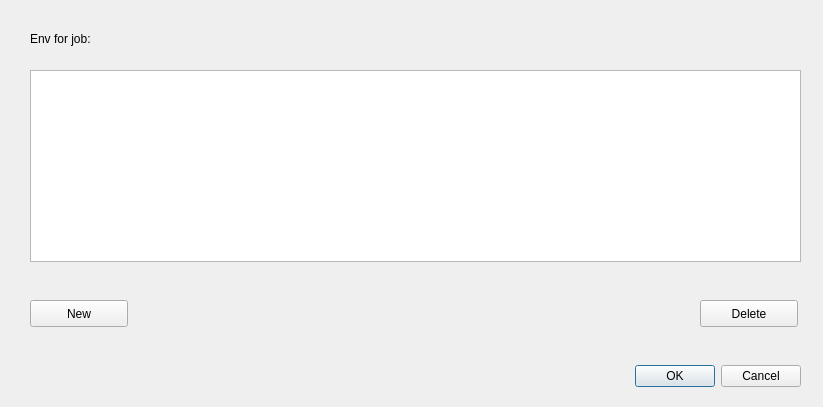
<?xml version="1.0" encoding="UTF-8"?>
<ui version="4.0">
 <class>jenvsdlg</class>
 <widget class="QDialog" name="jenvsdlg">
  <property name="geometry">
   <rect>
    <x>0</x>
    <y>0</y>
    <width>823</width>
    <height>407</height>
   </rect>
  </property>
  <property name="windowTitle">
   <string>Environment Variable List</string>
  </property>
  <widget class="QDialogButtonBox" name="buttonBox">
   <property name="geometry">
    <rect>
     <x>610</x>
     <y>360</y>
     <width>191</width>
     <height>32</height>
    </rect>
   </property>
   <property name="orientation">
    <enum>Qt::Horizontal</enum>
   </property>
   <property name="standardButtons">
    <set>QDialogButtonBox::Cancel|QDialogButtonBox::Ok</set>
   </property>
  </widget>
  <widget class="QLabel" name="edjob">
   <property name="geometry">
    <rect>
     <x>130</x>
     <y>30</y>
     <width>331</width>
     <height>17</height>
    </rect>
   </property>
   <property name="text">
    <string/>
   </property>
  </widget>
  <widget class="QLabel" name="label">
   <property name="geometry">
    <rect>
     <x>30</x>
     <y>30</y>
     <width>91</width>
     <height>17</height>
    </rect>
   </property>
   <property name="text">
    <string>Env for job:</string>
   </property>
  </widget>
  <widget class="QListWidget" name="envlist">
   <property name="geometry">
    <rect>
     <x>30</x>
     <y>70</y>
     <width>771</width>
     <height>192</height>
    </rect>
   </property>
   <property name="font">
    <font>
     <family>Courier New</family>
     <pointsize>10</pointsize>
    </font>
   </property>
   <property name="toolTip">
    <string>These are the environment variables for the job.

Drag and drop to re-order.

Double-click to edit

Click &quot;New&quot; to add a new environment variable.

Select an item and press &quot;Delete&quot; to delete an environment variable.</string>
   </property>
   <property name="dragDropMode">
    <enum>QAbstractItemView::InternalMove</enum>
   </property>
  </widget>
  <widget class="QPushButton" name="newenv">
   <property name="geometry">
    <rect>
     <x>30</x>
     <y>300</y>
     <width>98</width>
     <height>27</height>
    </rect>
   </property>
   <property name="toolTip">
    <string>Click this to add a new environment variable</string>
   </property>
   <property name="text">
    <string>New</string>
   </property>
  </widget>
  <widget class="QPushButton" name="delenv">
   <property name="geometry">
    <rect>
     <x>700</x>
     <y>300</y>
     <width>98</width>
     <height>27</height>
    </rect>
   </property>
   <property name="toolTip">
    <string>Press this to delete the currently-selected environment variable.</string>
   </property>
   <property name="text">
    <string>Delete</string>
   </property>
  </widget>
 </widget>
 <tabstops>
  <tabstop>envlist</tabstop>
  <tabstop>newenv</tabstop>
  <tabstop>delenv</tabstop>
  <tabstop>buttonBox</tabstop>
 </tabstops>
 <resources/>
 <connections>
  <connection>
   <sender>buttonBox</sender>
   <signal>accepted()</signal>
   <receiver>jenvsdlg</receiver>
   <slot>accept()</slot>
   <hints>
    <hint type="sourcelabel">
     <x>248</x>
     <y>254</y>
    </hint>
    <hint type="destinationlabel">
     <x>157</x>
     <y>274</y>
    </hint>
   </hints>
  </connection>
  <connection>
   <sender>buttonBox</sender>
   <signal>rejected()</signal>
   <receiver>jenvsdlg</receiver>
   <slot>reject()</slot>
   <hints>
    <hint type="sourcelabel">
     <x>316</x>
     <y>260</y>
    </hint>
    <hint type="destinationlabel">
     <x>286</x>
     <y>274</y>
    </hint>
   </hints>
  </connection>
 </connections>
</ui>
